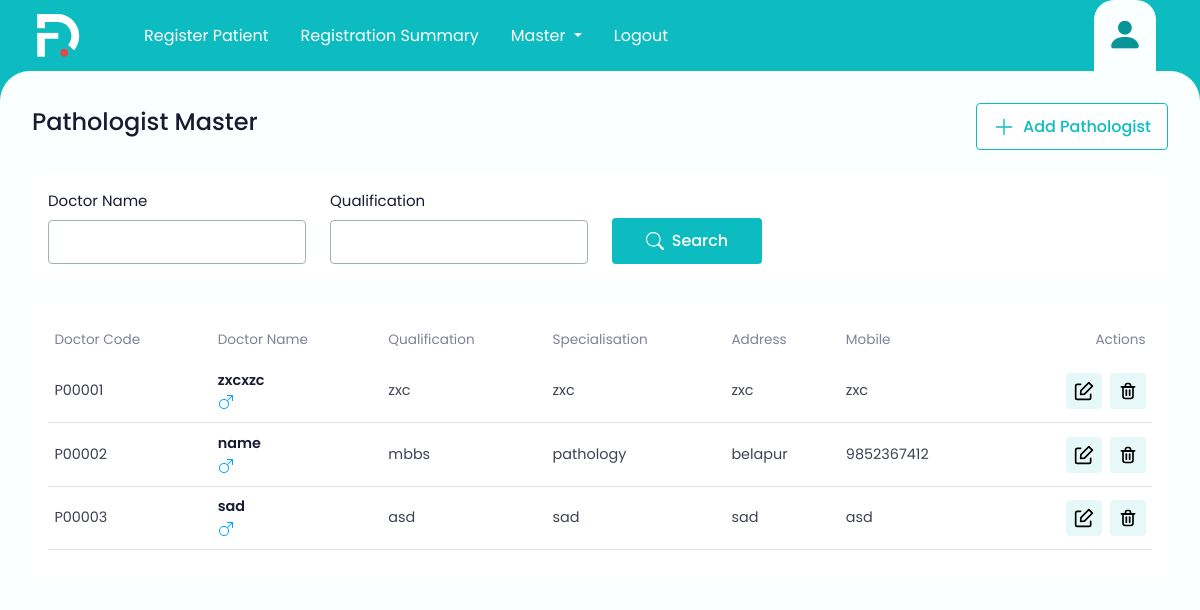
/pathologistmaster, run on the app's committed database.
### registrationsummary.py (models this page shows)
class pathologist(db.Model):
    id = db.Column(db.Integer, primary_key=True)
    DoctorCode = db.Column(db.String(50))
    DoctorName = db.Column(db.String(100))
    Qualification = db.Column(db.String(50))
    Specialisation =db.Column(db.String(50))
    Address =db.Column(db.String(50))
    Mobile =db.Column(db.String(50))
    signature = db.Column(db.LargeBinary)
    current_date = datetime.now().date()

### registrationsummary.py (the view, shortened to what this page needs)
@app.route('/pathologistmaster',methods=['GET','POST'])
def pathologistmaster():
    pathologists = pathologist.query.all()
    return render_template('pathologistmaster.html', pathologists=pathologists)

### templates/pathologistmaster.html (shortened to what this page needs)
<!DOCTYPE html>
<html lang="en">
<head>
    <link  rel="stylesheet" href="{{url_for('static', filename='css/bootstrap.css') }}">
    <link  rel="stylesheet" href="{{url_for('static', filename='css/custom.css') }}">
    <link  rel="stylesheet" href="{{url_for('static', filename='css/web-icons.css') }}">
</head>
<body>
    <header>
        <div class="container-fluid px-lg-4">
            <div class="">
                <nav class="navbar navbar-expand-lg bg-body-tertiary py-0 main-menu-nav">
                    <div class="container-fluid">
                        <div class="pe-lg-5">
                            <img src="static/images/app-logo.svg" class="app-logo">
                        </div>
                      <div class="collapse navbar-collapse" id="navbarSupportedContent">
                        <ul class="navbar-nav me-auto mb-2 mb-lg-0">
                          <li class="nav-item">
                            <a class="nav-link" href="/register">Register Patient</a>
                          </li>
                          <li class="nav-item">
                            <a class="nav-link" href="/">Registration Summary</a>
                          </li>
                          <li class="nav-item dropdown">
                            <a class="nav-link dropdown-toggle" href="#" role="button" data-bs-toggle="dropdown" aria-expanded="false">
                            Master
                            </a>
                          </li>
                          <li class="nav-item">
                            <a class="nav-link" href="#">Logout</a>
                          </li>
                        </ul>
                      </div>
                      <div >
                        <ul class="nav menu-nav">
                            <li class="nav-item">
                                <a class="nav-link active" href="#">
                                    <i class="bi bi-person-fill"></i>
                                </a>
                            </li>
                        </ul>
                    </div>
                    </div>
                  </nav>
            </div>
        </div>
    </header>
  <main>
    <div class="mb-4 d-flex gap-3 align-items-center pe-3">
        <h5 class="page-heading">Pathologist Master</h5>
        <div class="ms-auto">
          <div class="d-flex gap-3">
            <button type="submit" class="theme-btn-outline" >
              <svg>
                  <use xlink:href="static/images/iocn.svg#add"></use>
              </svg>
              <span><a class="nav-link" href="/addpathologist">Add Pathologist</a></span>
          </button>
      </div>
        </div>
      </div>
      <form method="POST" action="/pathologistmaster">
    <div class="auto-scroll">
          <div class="bg-white rounded-2 p-3 mb-4">
              <div class="row">
                <div class="col-md-3">
                  <label class="form-label">Doctor Name</label>
                  <input type="text" class="form-control" name="DoctorName">
                </div>
                <div class="col-md-3">
                    <label class="form-label">Qualification</label>
                    <input type="text" class="form-control" name="Qualification">
                  </div>
                <div class="col-md-3">
                  <button type="submit" class="theme-btn btn-h">
                    <svg>
                      <use xlink:href="static/images/iocn.svg#search"></use>
                    </svg>
                    <span>Search</span>
                  </button>
                </div>
              </form>
          <div class="bg-white rounded-2 p-3">
              <div class="table-responsive">
                  <table class="table table-data ">
                      <thead>
                        <tr>
                          <th>Doctor Code</th>
                          <th> Doctor Name</th>
                          <th>Qualification</th>
                          <th>Specialisation</th>
                          <th>Address</th>
                          <th>Mobile</th>
                          <th class="text-end">Actions</th>
                      <tbody>
                        <tr>
                          {% for pathologist in pathologists %}
                          <td class="text-nowrap">
                            <span>{{pathologist.DoctorCode}}</span><br>
                          </td>
                          <td>
                            <div>
                              <div class="text-d-blue fw-semibold">{{pathologist.DoctorName }}</div>
                              <div>
                                <svg class="gender-male">
                                  <use xlink:href="assets/images/iocn.svg#gender-male"></use>
                              </svg>
                              </div>
                          </div>
                          </td>
                          <td>{{pathologist.Qualification}}</td>
                          <td>{{pathologist.Specialisation}}</td>
                          <td>{{pathologist.Address}}</td>
                            <td>{{pathologist.Mobile}}</td>
                            <td class="text-end">
                            <div class="d-flex gap-2 justify-content-end">
                                  <button type="button" class="table-btn" onclick="navigateToEditpathologist({{ pathologist.id }})" >
                                  </button>
                                  <button type="button" class="table-btn"   onclick="navigateTodeletepathologist({{ pathologist.id }})">
                                  </button>
                            </div>
                        </td>
                        </tr>
                      </thead>
                          {% endfor %}
                    </table>
              </div>
          </div>
  </main>
</body>
</html>

### static/css/custom.css (style rules this page uses)
:root { --bs-theme-color: #0DBCC0; --bs-theme-color-100: #089598; --bs-bg-color: #FAFFFF; --bs-text-color-100:#181C32; --bs-text-color-200:#5E6278; --bs-text-color-300:#7E8299; --bs-text-color-400:#3F4254; --bs-theme-font-family: 'Poppins', sans-serif; --bs-body-font-size:15px; --bs-body-font-weight:400; --bs-red:#DD1143; --bs-red-light:#FFEFF3; --bs-red-light-100:#FFDDE6; --bs-green:#1CA153; --bs-green-light:#E7FCE9; --bs-green-light-100:#B9EBBE; --bs-textbox-border:#A1B1B1; --bs-focus-border:#3F4254; --bs-btn-radius:4px; --bs-syblue:#00A3FF; --bs-blue:#2c7be5; --bs-blue-light:#e6effc; --bs-blue-light-100:#d6e3f7; --bs-pink:#EC49A6; --bs-table-icon-bg:#E6F8F8; }
html { scrollbar-color: #C1C1C1 #ebebeb; scrollbar-width: thin; }
body { font-family: var(--bs-theme-font-family); color: var(--bs-text-color-100); font-size: var(--bs-body-font-size); background-color: var(--bs-theme-color); }
.app-logo { height: 44px; }
.main-menu-nav .navbar-nav .nav-link { color: #fff; font-size: 1rem; }
.menu-nav { padding-right: 0.5rem; }
.menu-nav .nav-link { padding: 0.5rem 0.8rem; font-weight: 600; }
.menu-nav .nav-link i { font-size: 2.3rem; color: var(--bs-theme-color-100); }
.menu-nav .nav-link.active { background-color: var(--bs-bg-color); padding: 0.5rem 0.8rem; border-top-left-radius: 20px; border-top-right-radius: 20px; }
main { background-color: var(--bs-bg-color); border-top-left-radius: 30px; border-top-right-radius: 30px; width: 100%; height: 100%; position: fixed; overflow: hidden; padding: 2rem 1rem 2rem 2rem; margin-right: 2rem; }
main .auto-scroll { overflow-x: hidden; overflow-y: auto; padding-right: 1rem; height: calc(100vh - 200px); }
main .page-heading { font-size: 1.5rem; font-weight: 500; color: var(--bs-text-color-100); }
main .form-control, main .form-select { padding: 0.55rem 0.75rem; border-radius: var(--bs-btn-radius); border-color: var(--bs-textbox-border); }
main .form-label { font-size: var(--bs-text-color-200); }
.theme-btn { background-color: var(--bs-theme-color); padding: 0.7rem 1rem; min-width: 150px; border: 0; font-size: 1rem; font-weight: 500; border-radius: var(--bs-btn-radius); display: flex; gap: 0.5rem; align-items: center; justify-content: center; }
.theme-btn svg { width: 18px; height: 18px; }
.theme-btn, .theme-btn svg { color: #fff; }
.theme-btn-outline { background-color: #fff; padding: 0.65rem 1rem; min-width: 150px; border: 1px solid var(--bs-theme-color); font-size: 1rem; font-weight: 500; border-radius: var(--bs-btn-radius); display: flex; gap: 0.5rem; align-items: center; justify-content: center; }
.theme-btn-outline svg { width: 22px; height: 22px; }
.theme-btn-outline, .theme-btn-outline svg { color: var(--bs-theme-color); }
.btn-h { margin-top: 1.75rem; }
.table-data { width: 100%; }
.table-data > thead th { font-size: 0.85rem; color: var(--bs-text-color-300); font-weight: 400; border-bottom: 0; background-color: #fff; position: sticky; }
.table-data > thead th, .table-data > tbody td { padding: 0.6rem 0.4rem; }
.table-data > tbody td { color: var(--bs-text-color-400); font-size: 0.9rem; vertical-align: middle; }
.table-data > tbody td .table-btn { width: 36px; height: 36px; background-color: var(--bs-table-icon-bg); border-radius: var(--bs-btn-radius); border: 0; }
.table-data > tbody td .table-btn svg { width: 20px; height: 20px; color: var(--bs-text-color-400); }
.gender-male { width: 16px; height: 16px; color: var(--bs-syblue); }
.text-d-blue { color: var(--bs-text-color-100) !important; }
@media (min-width: 992px) { .main-menu-nav .navbar-nav .nav-item { padding: 0 0.5rem; } }

### data on the page
pathologist: DoctorCode "P00001", DoctorName "zxcxzc", Qualification "zxc", Specialisation "zxc", Address "zxc", Mobile "zxc"
pathologist: DoctorCode "P00002", DoctorName "name", Qualification "mbbs", Specialisation "pathology", Address "belapur", Mobile "9852367412"
pathologist: DoctorCode "P00003", DoctorName "sad", Qualification "asd", Specialisation "sad", Address "sad", Mobile "asd"
